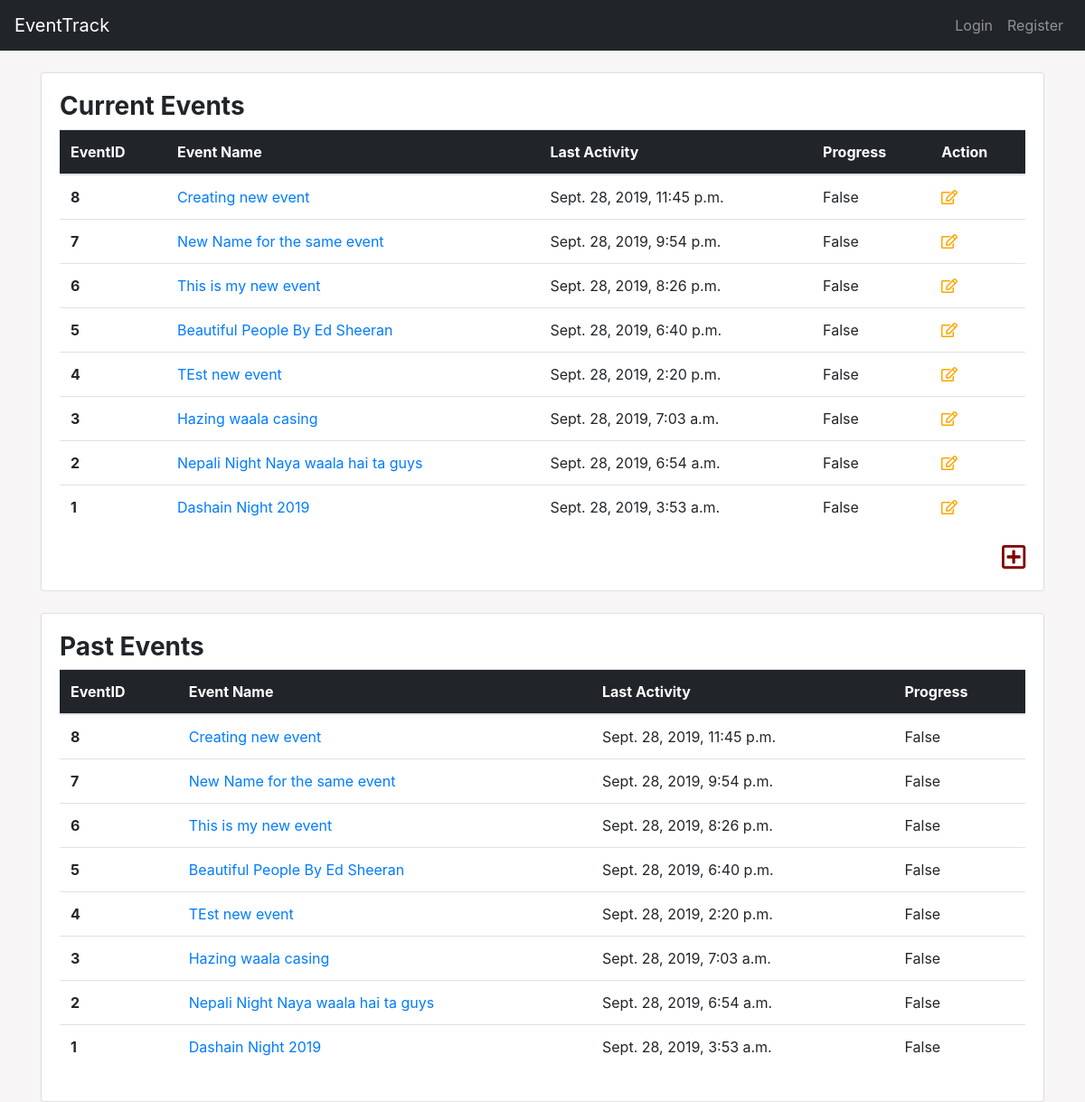
The page / on the database its author committed.
### main/models.py (models this page shows, shortened)
class Event(models.Model):
    event_name = models.CharField(max_length=250)
    created_by = models.ForeignKey(User, related_name="created_by",on_delete=models.CASCADE)
    created_on = models.DateTimeField(auto_now_add= True)
    volunteers = models.ManyToManyField(User, related_name="volunteers")
    closed     = models.BooleanField(default=False)
    hits       = models.IntegerField(default=0, blank=True, null=True)
    image      = models.ImageField(default=None, blank=True, null=True)
    slug       = models.SlugField(unique=True, max_length=1000)

### main/views.py (the view)
# urls.py: 2. Add a URL to urlpatterns:  path('', views.home, name='home')
def home(request):
    print("This is working")
    current_events = Event.objects.filter(closed=False).order_by('-created_on')
    context = {
        "current_events": current_events
    }
    return render(request, 'main/index.html', context)

### main/templates/main/index.html
{% extends 'main/base.html' %}
{% block content %}
<br>
<div class="container">
    <div class="card">
        <div class="card-body">
            <table class="table table-hover">
                <h3><strong>Current Events</strong></h3>
                <thead>
                  <tr>
                    <th scope="col">EventID</th>
                    <th scope="col">Event Name</th>
                    <th scope="col">Last Activity</th>
                    <th scope="col">Progress</th>
                    <th scope="col">Action</th>
                  </tr>
                </thead>
                <tbody>
                    {% for event in current_events %}
                  <tr>
                    <th scope="row">{{ event.id }}</th>
                    <td><a href="{% url 'main:details' event.slug %}">{{ event.event_name }}</a></td>
                    <td>{{ event.created_on }}</td>
                    <td>{{ event.closed }}</td>
                    <td><a href="{% url 'main:edit_event' event.slug %}"><i class="far fa-edit" style="color: orange;" data-toggle="tooltip" data-placement="top" title="Edit this event"></i></a></td>
                  </tr>
                  {% endfor %}
                </tbody>
              </table>
              <div class="text-right">
              <a href="{% url 'main:add_event' %}"><i class="far fa-plus-square" style="font-size: 30px; color:maroon;" data-toggle="tooltip" data-placement="top" title="Create a new Event"></i></button></a>
            </div>
        </div>
    </div>
</div>
<br>
<div class="container">
    <div class="card">
        <div class="card-body">
            <table class="table table-hover">
                <h3><strong>Past Events</strong></h3>
                <thead>
                  <tr>
                    <th scope="col">EventID</th>
                    <th scope="col">Event Name</th>
                    <th scope="col">Last Activity</th>
                    <th scope="col">Progress</th>
                  </tr>
                </thead>
                <tbody>
                    {% for event in current_events %}
                  <tr>
                    <th scope="row">{{ event.id }}</th>
                    <td><a href="{% url 'main:details' event.slug %}">{{ event.event_name }}</a></td>
                    <td>{{ event.created_on }}</td>
                    <td>{{ event.closed }}</td>
                  </tr>
                  {% endfor %}
                </tbody>
              </table>
        </div>
    </div>
</div>
{% endblock %}

### main/static/css/main.css (style rules this page uses)
body { background-color: #f7f5f5; }
thead { background: #212529; color: white; }

### rows shown on the page
Event: id "8", event_name "Creating new event", created_on "Sept. 28, 2019, 11:45 p.m.", closed "False"
Event: id "7", event_name "New Name for the same event", created_on "Sept. 28, 2019, 9:54 p.m.", closed "False"
Event: id "6", event_name "This is my new event", created_on "Sept. 28, 2019, 8:26 p.m.", closed "False"
Event: id "5", event_name "Beautiful People By Ed Sheeran", created_on "Sept. 28, 2019, 6:40 p.m.", closed "False"
Event: id "4", event_name "TEst new event", created_on "Sept. 28, 2019, 2:20 p.m.", closed "False"
Event: id "3", event_name "Hazing waala casing", created_on "Sept. 28, 2019, 7:03 a.m.", closed "False"
Event: id "2", event_name "Nepali Night Naya waala hai ta guys", created_on "Sept. 28, 2019, 6:54 a.m.", closed "False"
Event: id "1", event_name "Dashain Night 2019", created_on "Sept. 28, 2019, 3:53 a.m.", closed "False"
